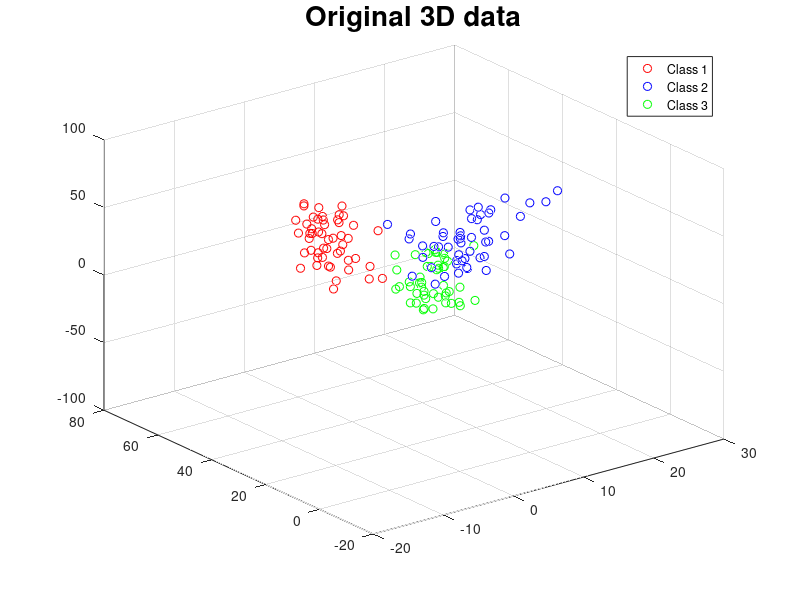

MATLAB code for this plot: (Note: this script raises an error after producing the figure.)
% How much data
l = 50;

% Data for the first class
x1 = 2*randn(1, l);
y1 = 50 + 5*randn(1, l);
z1 = 1:l;

% Data for the second class
x2 = 5*randn(1, l);
y2 = -4 + 2*randn(1, l);
z2 = 2*l:-1:l+1;

% Data for the third class
x3 = 15 + 3*randn(1, l);
y3 = 50 + 2*randn(1, l);
z3 = -l:-1;

% Create the data matrix in this way
A = [x1 x2 x3];
B = [y1 y2 y3];
C = [z1 z2 z3];
X = [A; B; C];

% Create class ID, indexing from zero
y = [0*ones(1, l), 1*ones(1, l), 2*ones(1, l)];

% How many dimensions
c = 2;

% Plot original data
close all
scatter3(x1, y1, z1, 'r')
hold on
scatter3(x2, y2, z2, 'b')
hold on
scatter3(x3, y3, z3, 'g')
title('Original 3D data', 'FontSize', 20)
legend('Class 1', 'Class 2', 'Class 3')

% Do LDA for 2D
[P, W] = mi.lda(X, y, c);

% Plot 2D were P is a c x l matrix
figure
scatter(P(1, 1:l), P(2,1:l), 'r')
hold on
scatter(P(1,l+1:2*l), P(2, l+1:2*l), 'b')
hold on
scatter(P(1, 2*l+1:3*l), P(2, 2*l+1:3*l), 'g')
grid on
title('Dimension reduction 2D data', 'FontSize', 20)
legend('Class 1', 'Class 2', 'Class 3')

% How many dimensions
c = 1;

% Do LDA for 1D
[P, W] = mi.lda(X, y, c);

% Plot 1D were P is a c x l matrix
figure
scatter(P(1, 1:l), 0*P(1, 1:l), 'r')
hold on
scatter(P(1, l+1:2*l), 0*P(1, l+1:2*l), 'b')
hold on
scatter(P(1, 2*l+1:3*l), 0*P(1, 2*l+1:3*l), 'g')
grid on
title('Dimension reduction 1D data', 'FontSize', 20)
legend('Class 1', 'Class 2', 'Class 3')
